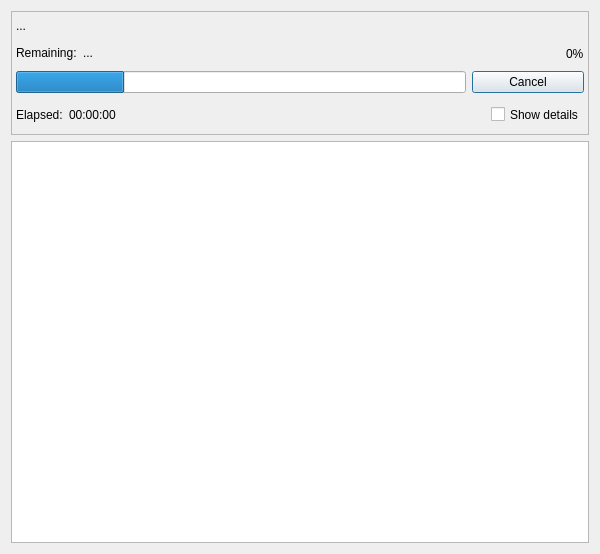
<ui version="4.0" >
 <class>TTProgressForm</class>
 <widget class="QDialog" name="TTProgressForm" >
  <property name="geometry" >
   <rect>
    <x>0</x>
    <y>0</y>
    <width>600</width>
    <height>554</height>
   </rect>
  </property>
  <property name="sizePolicy" >
   <sizepolicy vsizetype="Preferred" hsizetype="Preferred" >
    <horstretch>0</horstretch>
    <verstretch>0</verstretch>
   </sizepolicy>
  </property>
  <property name="minimumSize" >
   <size>
    <width>480</width>
    <height>100</height>
   </size>
  </property>
  <property name="windowTitle" >
   <string>Progress Info</string>
  </property>
  <layout class="QGridLayout" name="gridLayout_2" >
   <item row="0" column="0" >
    <widget class="QFrame" name="frame" >
     <property name="minimumSize" >
      <size>
       <width>0</width>
       <height>124</height>
      </size>
     </property>
     <property name="maximumSize" >
      <size>
       <width>16777215</width>
       <height>124</height>
      </size>
     </property>
     <property name="frameShape" >
      <enum>QFrame::StyledPanel</enum>
     </property>
     <property name="frameShadow" >
      <enum>QFrame::Raised</enum>
     </property>
     <layout class="QGridLayout" name="gridLayout" >
      <property name="margin" >
       <number>4</number>
      </property>
      <property name="spacing" >
       <number>6</number>
      </property>
      <item row="0" column="0" colspan="10" >
       <widget class="QLabel" name="actionString" >
        <property name="sizePolicy" >
         <sizepolicy vsizetype="Fixed" hsizetype="Preferred" >
          <horstretch>2</horstretch>
          <verstretch>0</verstretch>
         </sizepolicy>
        </property>
        <property name="minimumSize" >
         <size>
          <width>100</width>
          <height>0</height>
         </size>
        </property>
        <property name="maximumSize" >
         <size>
          <width>16777215</width>
          <height>20</height>
         </size>
        </property>
        <property name="text" >
         <string>...</string>
        </property>
       </widget>
      </item>
      <item row="1" column="0" colspan="10" >
       <layout class="QHBoxLayout" name="horizontalLayoutRemaining" >
        <item>
         <widget class="QLabel" name="laRemaining" >
          <property name="sizePolicy" >
           <sizepolicy vsizetype="Fixed" hsizetype="Preferred" >
            <horstretch>0</horstretch>
            <verstretch>0</verstretch>
           </sizepolicy>
          </property>
          <property name="text" >
           <string>Remaining:</string>
          </property>
         </widget>
        </item>
        <item>
         <widget class="QLabel" name="remainingString" >
          <property name="sizePolicy" >
           <sizepolicy vsizetype="Fixed" hsizetype="Preferred" >
            <horstretch>0</horstretch>
            <verstretch>0</verstretch>
           </sizepolicy>
          </property>
          <property name="text" >
           <string>...</string>
          </property>
         </widget>
        </item>
        <item>
         <spacer name="horizontalSpacerRemaining" >
          <property name="orientation" >
           <enum>Qt::Horizontal</enum>
          </property>
          <property name="sizeHint" stdset="0" >
           <size>
            <width>13</width>
            <height>14</height>
           </size>
          </property>
         </spacer>
        </item>
        <item>
         <widget class="QLabel" name="percentageString" >
          <property name="sizePolicy" >
           <sizepolicy vsizetype="Minimum" hsizetype="Preferred" >
            <horstretch>0</horstretch>
            <verstretch>0</verstretch>
           </sizepolicy>
          </property>
          <property name="text" >
           <string>0%</string>
          </property>
         </widget>
        </item>
       </layout>
      </item>
      <item row="2" column="0" colspan="8" >
       <widget class="QProgressBar" name="progressBar" >
        <property name="value" >
         <number>24</number>
        </property>
        <property name="textVisible" >
         <bool>false</bool>
        </property>
       </widget>
      </item>
      <item row="2" column="8" colspan="2" >
       <widget class="QPushButton" name="pbCancel" >
        <property name="sizePolicy" >
         <sizepolicy vsizetype="Minimum" hsizetype="Minimum" >
          <horstretch>0</horstretch>
          <verstretch>0</verstretch>
         </sizepolicy>
        </property>
        <property name="text" >
         <string>Cancel</string>
        </property>
       </widget>
      </item>
      <item row="3" column="0" colspan="10" >
       <layout class="QHBoxLayout" name="horizontalLayoutElapsed" >
        <item>
         <widget class="QLabel" name="laDebugClock" >
          <property name="text" >
           <string>Elapsed:</string>
          </property>
         </widget>
        </item>
        <item>
         <widget class="QLabel" name="debugClockString" >
          <property name="text" >
           <string>00:00:00</string>
          </property>
         </widget>
        </item>
        <item>
         <spacer name="horizontalSpacer" >
          <property name="orientation" >
           <enum>Qt::Horizontal</enum>
          </property>
          <property name="sizeHint" stdset="0" >
           <size>
            <width>471</width>
            <height>31</height>
           </size>
          </property>
         </spacer>
        </item>
        <item>
         <widget class="QCheckBox" name="cbDetails" >
          <property name="sizePolicy" >
           <sizepolicy vsizetype="Minimum" hsizetype="Minimum" >
            <horstretch>0</horstretch>
            <verstretch>0</verstretch>
           </sizepolicy>
          </property>
          <property name="text" >
           <string>Show details</string>
          </property>
         </widget>
        </item>
       </layout>
      </item>
     </layout>
    </widget>
   </item>
   <item row="1" column="0" >
    <widget class="QPlainTextEdit" name="detailsView" >
     <property name="readOnly" >
      <bool>true</bool>
     </property>
     <property name="lineWrapMode" >
      <enum>QPlainTextEdit::NoWrap</enum>
     </property>
     <property name="maximumBlockCount" >
      <number>5000</number>
     </property>
    </widget>
   </item>
  </layout>
 </widget>
 <resources/>
 <connections/>
</ui>
